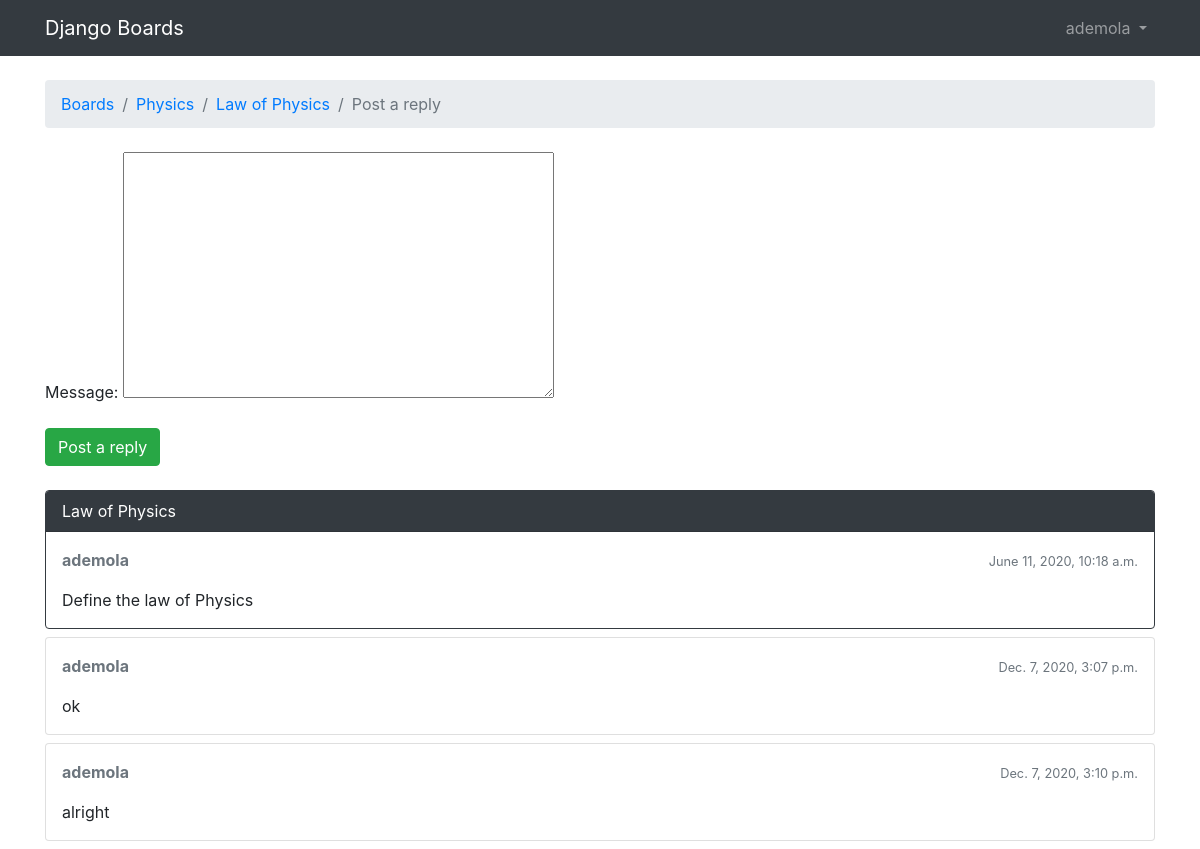
/boards/Physics/topics/Law of Physics/reply (signed in), run on the app's committed database.
### boards/models.py (models this page shows, shortened)
class Topic(models.Model):
    subject = models.CharField(max_length=255)
    last_updated = models.DateTimeField(auto_now_add=True)
    boards = models.ForeignKey(Board,on_delete=models.CASCADE,null=True, related_name="topics")
    starter = models.ForeignKey(User,on_delete=models.CASCADE,null=True, related_name = "topics")
    views = models.PositiveIntegerField(default=0)

class Board(models.Model):
    name = models.CharField(max_length=30, unique=True)
    description = models.CharField(max_length=100)

class Post(models.Model):
    message = models.TextField(max_length=4000)
    topic = models.ForeignKey(Topic,on_delete=models.CASCADE,null=True, related_name="posts")
    created_at = models.DateTimeField(auto_now_add=True)
    update_at = models.DateTimeField(null= True)
    created_by = models.ForeignKey(User,on_delete=models.CASCADE,null= True,related_name = "posts")
    updated_by = models.ForeignKey(User,on_delete=models.CASCADE,null=True,related_name = "+")

### boards/views.py (the view)
@login_required
def reply_topic(request, name, topic_subject):
    topic = get_object_or_404(Topic, boards__name=name, subject=topic_subject)
    if request.method == 'POST':
        form = Postform(request.POST)
        if form.is_valid():
            post = form.save(commit=False)
            post.topic = topic
            post.created_by = request.user
            post.save()
            return redirect('topic_posts', name=name, topic_subject=topic_subject)
    else:
        form = Postform()
    return render(request, 'boards/reply_post.html', {'topic': topic, 'form': form})

### boards/Forms.py
class Postform(ModelForm):
    class Meta:
        model = Post
        fields = ("message",)
        labels = {"message":"Message"}

### boards/Templates/boards/reply_post.html (shortened to what this page needs)
{% extends 'boards/Base.html' %}
{% load static %}
{% block breadcrumb %}
  <li class="breadcrumb-item"><a href="{% url 'home' %}">Boards</a></li>
  <li class="breadcrumb-item"><a href="{% url 'board_topics' topic.boards.name %}">{{ topic.boards.name }}</a></li>
  <li class="breadcrumb-item"><a href="{% url 'topic_posts' topic.boards.name topic.subject %}">{{ topic.subject }}</a></li>
  <li class="breadcrumb-item active">Post a reply</li>
{% endblock %}
{% block content %}
  <form method="post" class="mb-4">
    {{ form.as_p}}
    <button type="submit" class="btn btn-success">Post a reply</button>
  </form>
  {% for post in topic.posts.all %}
    <div class="card mb-2
        {% if forloop.first %}border-dark {% endif %}">
        {% if forloop.first %}
        <div class="card-header text-white bg-dark py-2 px-3">{{ topic.subject }}</div>
        {% endif %}
      <div class="card-body p-3">
        <div class="row mb-3">
          <div class="col-6">
            <strong class="text-muted">{{ post.created_by.username }}</strong>
          </div>
          <div class="col-6 text-right">
            <small class="text-muted">{{ post.created_at }}</small>
          </div>
        </div>
        {{ post.message }}
      </div>
    </div>
  {% endfor %}
{% endblock %}

### boards/Templates/boards/Base.html (shortened to what this page needs)
{% load static %}
<!DOCTYPE html>
<html lang="en">
<head>
    <link rel="stylesheet" href="{% static 'boards/bootstrap.min.css' %}">
</head>
<body> <header>
                <nav class="navbar navbar-expand-sm navbar-dark bg-dark">
                    <div class="container">
                      <a class="navbar-brand" href="{% url 'home' %}">Django Boards</a>
                      <div class="collapse navbar-collapse" id="mainMenu">
                        {% if user.is_authenticated %}
                        <ul class="navbar-nav ml-auto">
                  <li class="nav-item dropdown">
                    <a class="nav-link dropdown-toggle" href="#" id="userMenu" data-toggle="dropdown" aria-haspopup="true" aria-expanded="false">
                     {{ user.username }}
                    </a>
</li>
            </ul>
{% else %}
<form class="form-inline ml-auto">
    <a href="{% url 'login' %}" class="btn btn-outline-secondary"> Login</a>
    <a href="{% url 'sign-up' %}" class="btn btn-primary ml-2"> Sign up</a>
</form>
{% endif %}</div>
    </nav>
</header>
    <div class="container">
        <ol class="breadcrumb my-4">
           {% block breadcrumb %}
           {% endblock %}
        </ol>
        {%block content%}
        {% endblock %}
    </div>
</body>
</html>

### data on the page
Topic: boards.name "Physics", subject "Law of Physics"
Post: created_by.username "ademola", created_at "June 11, 2020, 10:18 a.m.", message "Define the law of Physics"
Post: created_by.username "ademola", created_at "Dec. 7, 2020, 3:07 p.m.", message "ok"
Post: created_by.username "ademola", created_at "Dec. 7, 2020, 3:10 p.m.", message "alright"

### other printed values
{{ user.username }} "ademola"
